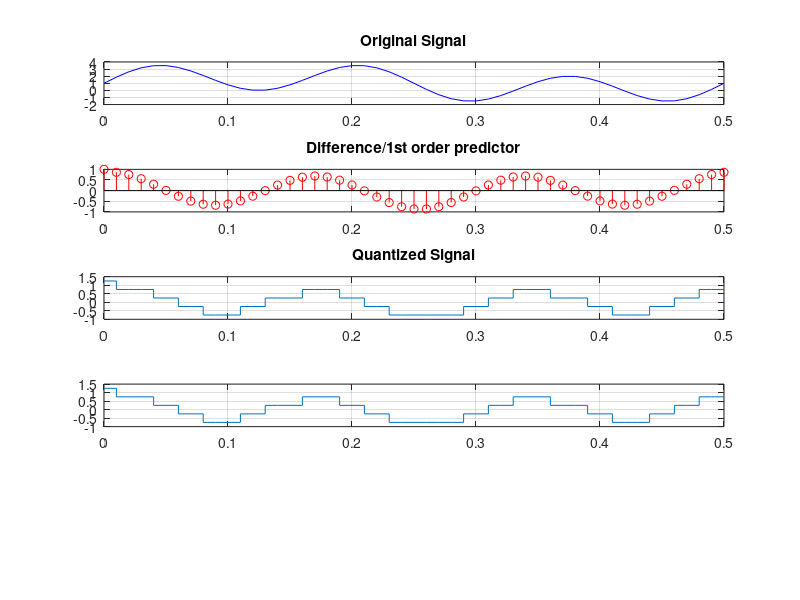

This figure's MATLAB source: (Note: this script raises an error after producing the figure.)
clc;
clear all;close all;
%% Continuos Time
Ts= 0.01;
Td=0.5;
t= 0:Ts:Td;
x= 1 + sin (2*pi*2*t)+ 2*sin(2*pi*6*t);
subplot(5, 1, 1)
plot(t, x, 'b'); grid on; hold on
title("Original Signal");
%% DPCM based on Difference/1st order predictor
for k=1:length(x)
    if k==1
        yd(k)=x(k);
    else
        yd(k)=x(k)-x(k-1);
    end
end
subplot(5,1,2)
stem(t,yd,'r'); hold on; grid on;
title("Difference/1st order predictor");
%% Quantizer & Encoder
x= yd;
yq=[]; bn=[];
for n=1:length(t)
    if x(n)>=-1 && x(n)<-0.5
        y=-0.75;
        b='000';
    elseif x(n)>=-0.5 && x(n)<0
        y=-0.25;
        b='001';
    elseif x(n)>=0 && x(n)<0.5
        y=0.25;
        b='010';
    elseif x(n)>=0.5 && x(n)<1
        y=0.75;
        b='011';
    elseif x(n)>=1 && x(n)<1.5
        y=1.25;
        b='100';
    end
    yq=[yq, y];
    bn=[bn, b];
end
subplot(5,1,3);
stairs(t, yq); hold on; grid on;
title("Quantized Signal");
%% LPF & Decoding
noOfSamples = length(bn);
yRec =[]; % y Receieved acronym yRec
for n=1:3:noOfSamples
    if bn(n:n+2)=='000'
        yR=-0.75;
    elseif bn(n:n+2)=='001'
        yR=-0.25;
    elseif bn(n:n+2)=='010'
        yR=0.25;
    elseif bn(n:n+2)=='011'
        yR=0.75;
    elseif bn(n:n+2)=='100'
        yR=1.25;
    end
    yRec=[yRec, yR];
end

subplot(5,1,4);
stairs(t, yRec); hold on; grid on;

fc= 20; % fc > 2W so fc > 2*6  (within Nyquist Range)

yLP = lowpass(yRec, fc, 1/Ts);
plot(t, yLP); hold on; 
title("Received Signal and Low pass Filter Output");
%% Retrieving original signal
xRet = [];
for n=1:length(t)
    if n==1
        y=yLP(n);
    else
        y=yLP(n)+xRet(n-1);
    end
    xRet=[xRet, y];
end
subplot(5,1,5);
plot(t, xRet);grid on;
title("Retrieving original signal");
        
